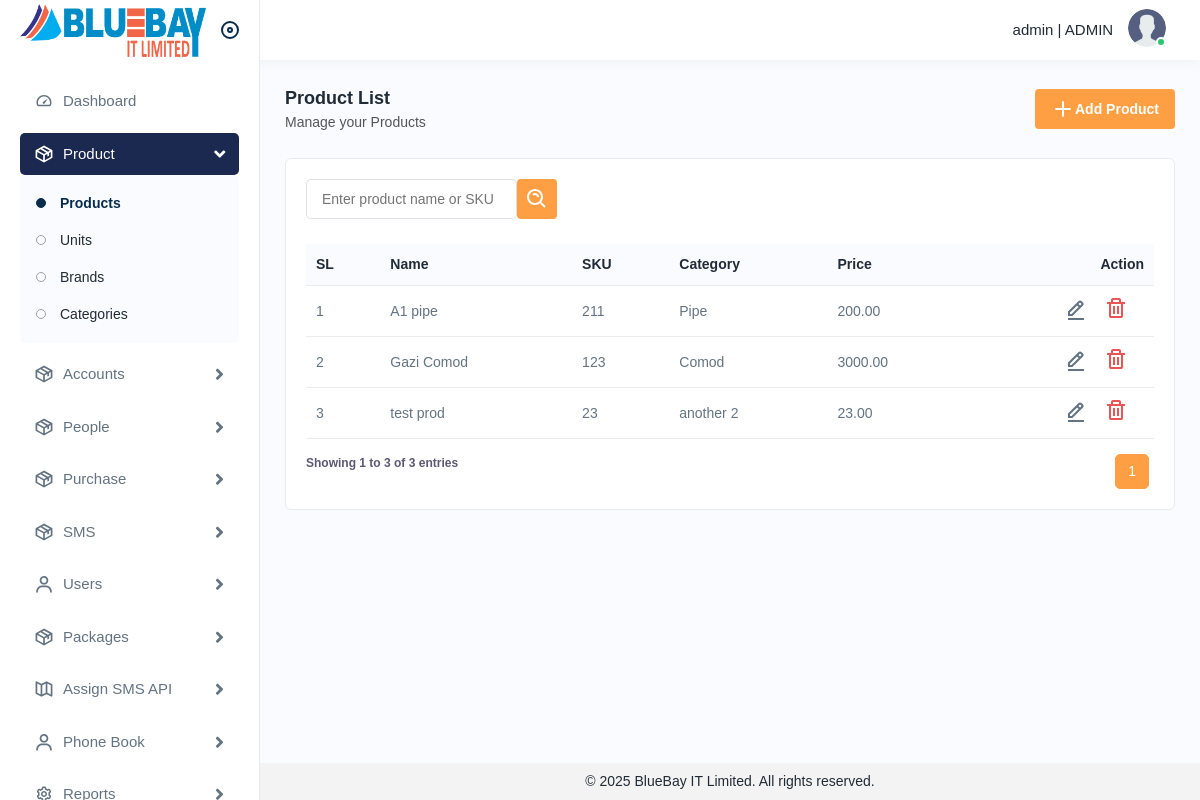
Page /inventory/products/ (signed in) on the committed database.
### authentication/models.py (models this page shows, shortened)
class User(AbstractUser):
    class Gender(models.TextChoices):
        MALE = 'male', _('Male')
        FEMALE = 'female', _('Female')
        OTHERS = 'others', _('Others')
    class Region(models.TextChoices):
        LOCAL = 'local', _('Local')
        INTERNATIONAL = 'international', _('International')
    company_name = models.CharField(max_length=255, null=True, blank=True)
    local_masking_balance = models.DecimalField(default=0, max_digits=20, decimal_places=2, null=True, blank=True)
    local_non_masking_balance = models.DecimalField(default=0, max_digits=20, decimal_places=2, null=True, blank=True)
    local_masking_message_amount = models.IntegerField(default=0)
    local_non_masking_message_amount = models.IntegerField(default=0)
    internation_masking_balance = models.DecimalField(default=0, max_digits=20, decimal_places=2, null=True, blank=True)
    internation_non_masking_balance = models.DecimalField(default=0, max_digits=20, decimal_places=2, null=True, blank=True)
    internation_masking_message_amount = models.IntegerField(default=0)
    internation_non_masking_message_amount = models.IntegerField(default=0)
    package = models.ForeignKey('sms.Package', on_delete=models.SET_NULL, null=True, blank=True)
    region_type = models.CharField(max_length=20, choices=Region.choices, null=True, blank=True)
    primary_phone = PhoneNumberField(verbose_name='phone_number', null=True, blank=True, unique=True)
    secondary_phone = PhoneNumberField(null=True, blank=True)
    sender_show_number = models.CharField(max_length=500, null=True, blank=True)
    balance_valid_till = models.DateField(null=True, blank=True)
    is_active = models.BooleanField(default=True)
    owner_user = models.ForeignKey('self', on_delete=models.RESTRICT, null=True, blank=True)
    role = models.ForeignKey(Role, on_delete=models.RESTRICT, null=True, blank=True)
    user_group = models.ForeignKey(UserGroup, on_delete=models.RESTRICT, null=True, blank=True)
    father_name = models.CharField(max_length=255, null=True, blank=True)
    mother_name = models.CharField(max_length=255, null=True, blank=True)
    address = models.CharField(max_length=255, null=True, blank=True)
    gender = models.CharField(max_length=6, choices=Gender.choices, default=Gender.MALE)
    date_of_birth = models.DateField(null=True, blank=True)
    profile_picture = models.ImageField(upload_to="users/profile_picture/", null=True, blank=True)
    nid_image = models.ImageField(upload_to="users/nid/", null=True, blank=True)
    nid_no = models.CharField(max_length=32, null=True, blank=True)
    trade_licence_image = models.ImageField(upload_to="users/nid/", null=True, blank=True)
    trade_licence_no = models.CharField(max_length=32, null=True, blank=True)
    created_at = models.DateTimeField(auto_now_add=True)
    updated_at = models.DateTimeField(auto_now=True)
    created_by = models.ForeignKey(settings.AUTH_USER_MODEL, on_delete= models.SET_NULL, related_name="+", null=True, blank=True)
    updated_by = models.ForeignKey(settings.AUTH_USER_MODEL, on_delete= models.SET_NULL, related_name="+", null=True, blank=True)
    class Meta:
        ordering = ('-id', )

class Role(models.Model):
    name = models.CharField(max_length=255)
    created_at = models.DateTimeField(auto_now_add=True)
    updated_at = models.DateTimeField(auto_now=True)
    created_by = models.ForeignKey(settings.AUTH_USER_MODEL, on_delete= models.SET_NULL, related_name="+", null=True, blank=True)
    updated_by = models.ForeignKey(settings.AUTH_USER_MODEL, on_delete= models.SET_NULL, related_name="+", null=True, blank=True)
    class Meta:
        ordering = ('-id', )

### product/models.py (models this page shows, shortened)
class Product(BaseModel):
    name = models.CharField(max_length=255)
    sku = models.CharField(max_length=64, unique=True)
    category = models.ForeignKey(ProductCategory, on_delete=models.PROTECT, related_name='products', null=True, blank=True)
    brand = models.ForeignKey(Brand, on_delete=models.PROTECT, related_name='products', null=True, blank=True)
    unit = models.ForeignKey(Unit, on_delete=models.PROTECT, related_name='products', null=True, blank=True)
    description = models.TextField(blank=True)
    price = models.DecimalField(max_digits=12, decimal_places=2)
    is_active = models.BooleanField(default=True)
    slug = models.SlugField(max_length=280, unique=True, blank=True)
    class Meta:
        ordering = ['-created_at']
        indexes = [
            models.Index(fields=['sku']),
            models.Index(fields=['name']),
        ]

class ProductCategory(BaseModel):
	name = models.CharField(max_length=255)
	description = models.TextField(blank=True, null=True)
	image = models.ImageField(upload_to="category/", blank=True, null=True)
	parent = ForeignKey('self', on_delete=models.CASCADE, null=True, blank=True, related_name='children')
	is_active = models.BooleanField(default=True)
	class Meta:
		ordering = ['-id',]
		verbose_name_plural = 'Categories'

### product/views/product.py (the view)
class ProductListView(LoginRequiredMixin, OwnerFilterMixin, ListView):
    model = Product
    template_name = 'product/list.html'
    context_object_name = 'product_list'
    def get_queryset(self):
        qs = super().get_queryset().select_related('category')
        search = self.request.GET.get('search_input', '').strip()
        category_slug = self.request.GET.get('category', '').strip()
        if search:
            qs = qs.filter(Q(name__icontains=search) | Q(sku__icontains=search))
        if category_slug:
            qs = qs.filter(category__slug=category_slug)
        return qs
    def get_context_data(self, **kwargs):
        context = super().get_context_data(**kwargs)
        context['search'] = self.request.GET.get('search', '')
        queryset = context.get('product_list')
        paginator = Paginator(queryset, 50)
        page_number = self.request.GET.get('page')
        page_obj = paginator.get_page(page_number)
        context['product_list'] = page_obj
        return context
    def render_to_response(self, context, **response_kwargs):
        if self.request.headers.get('x-requested-with') == 'XMLHttpRequest':
            html = render_to_string('product/_table_fragment.html', context=context, request=self.request)
            return JsonResponse({'html': html})
        return super().render_to_response(context, **response_kwargs)

### product/views/product.py (called while the page is built)
    def get_queryset(self):
        qs = super().get_queryset()
        user = self.request.user
        if not getattr(user, 'role', None) or getattr(user.role, 'name', '').upper() != 'ADMIN':
            qs = qs.filter(owner_user=user)
        return qs

### utils/base_model.py (called while the page is built)
    def get_queryset(self):
        return SoftDeletionQuerySet(self.model, using=self._db).filter(
            deleted_at__isnull=True
        )

### product/templates/product/list.html (shortened to what this page needs)
{% extends 'base.html' %}
{% load static %}
{% block base %}
<div class="page-wrapper">
    <div class="content">
        <div class="page-header">
            <div class="page-title">
                <h4>Product List</h4>
                <h6>Manage your Products</h6>
            </div>
            <div class="page-btn">
                <a href="{% url 'product_create' %}" class="btn btn-added">
                    <img src="{% static 'img/icons/plus.svg' %}" alt="img"> Add Product
                </a>
            </div>
        </div>
        <div class="card">
            <div class="card-body">
                <form id="filterForm" method="get" action="{% url 'product_list' %}">
                    <div class="table-top">
                        <div class="search-set">
                            <div class="form-group mb-0">
                                <input type="text" name="search_input" placeholder="Enter product name or SKU" value="{% if filter_search_input %}{{ filter_search_input }}{% endif%}">
                            </div>
                            <div class="col-lg-2 col-sm-6 col-12 pl-3">
                                <div class="form-group mb-0">
                                    <button type="submit" class="btn btn-filters"><img src="{% static 'img/icons/search-whites.svg' %}" alt="img"></button>
                                </div>
                            </div>
                        </div>
                    </div>
                </form>
                {% include 'product/_table_fragment.html' %}
            </div>
        </div>
    </div>
</div>
{% endblock base %}

### templates/particals/navbar.html (shortened to what this page needs)
{% load static %}
    <div class="header">
      <div class="header-left active">
        <a href="{% url 'home' %}" class="logo">
          <img src="{% static 'img/full-logo.png' %}" alt="" />
        </a>
        <a id="toggle_btn" href=""> </a>
      </div>
      <ul class="nav user-menu">
        <li class="nav-item dropdown has-arrow main-drop">
          <a
            href=""
            class="dropdown-toggle nav-link userset"
            data-bs-toggle="dropdown"
          >
          <span style="padding-right: 15px;">
              <span>{{ request.user.username }} </span> |
              <span class="pr-2">{{ request.user.role.name}}</span>
          </span>
            <span class="user-img"
              >
              {% if request.user.profile_picture %}
                <img src="{{request.user.profile_picture.url}}">
              {% else %}
                <img src="{% static 'img/icons/avator.png' %}">
              {% endif %}
              <span class="status online"></span
            ></span>
          </a>
        </li>
      </ul>
  </div>

### product/templates/product/_table_fragment.html (shortened to what this page needs)
{% load static %}
<div id="product-list">
    <div class="table-responsive">
        <table class="table">
            <thead>
                <tr>
                    <th>SL</th>
                    <th>Name</th>
                    <th>SKU</th>
                    <th>Category</th>
                    <th>Price</th>
                    <th class="text-end">Action</th>
                </tr>
            </thead>
            <tbody>
                {% for product in product_list %}
                    <tr>
                        <td>{{ product_list.start_index|add:forloop.counter0 }}</td>
                        <td>{{ product.name }}</td>
                        <td>{{ product.sku }}</td>
                        <td>{{ product.category.name }}</td>
                        <td>{{ product.price }}</td>
                        <td class="text-end">
                            <a class="me-3" href="{% url 'product_update' product.id %}">
                                <img src="{% static 'img/icons/edit.svg' %}" alt="img">
                            </a>
                            <a class="me-3 confirm-text delete-btn" href="#" data-url="{% url 'product_delete' product.id %}">
                                <img src="{% static 'img/icons/delete.svg' %}" alt="img">
                            </a>
                        </td>
                    </tr>
                {% empty %}
                    <tr>
                        <td colspan="10" class="text-center">No products found.</td>
                    </tr>
                {% endfor %}
            </tbody>
        </table>
    </div>
    <div class="pagination-container d-flex justify-content-between">
        <div class="pagination table-info">
            {% if product_list %}
                <p>
                    Showing
                    {{ product_list.start_index }}
                    to
                    {{ product_list.end_index }}
                    of
                    {{ product_list.paginator.count }}
                    entries
                </p>
            {% endif %}
        </div>
        <nav aria-label="Page navigation">
            <ul class="pagination">
                {% for num in product_list.paginator.page_range %}
                    {% if product_list.number < 5 %}
                        {% if num <= 5 %}
                            <li class="page-item {% if product_list.number == num %}active{% endif %}">
                                <a class="page-link" href="?page={{ num }}" data-page="{{ num }}">{{ num }}</a>
                            </li>
                        {% endif %}
                    {% else %}
                        {% if num >= product_list.number|add:-1 and num <= product_list.number|add:1 %}
                            <li class="page-item {% if product_list.number == num %}active{% endif %}">
                                <a class="page-link" href="?page={{ num }}" data-page="{{ num }}">{{ num }}</a>
                            </li>
                        {% endif %}
                    {% endif %}
                {% endfor %}
            </ul>
        </nav>
    </div>
</div>

### rows in the picture
User: user.username "admin", user.role.name "ADMIN"
Product: start_index|add "1", name "A1 pipe", sku "211", category.name "Pipe", price "200.00"
Product: start_index|add "2", name "Gazi Comod", sku "123", category.name "Comod", price "3000.00"
Product: start_index|add "3", name "test prod", sku "23", category.name "another 2", price "23.00"

### other values in the picture
{{ product_list.start_index }} "1"
{{ product_list.end_index }} "3"
{{ product_list.paginator.count }} "3"
{{ num }} "1"
